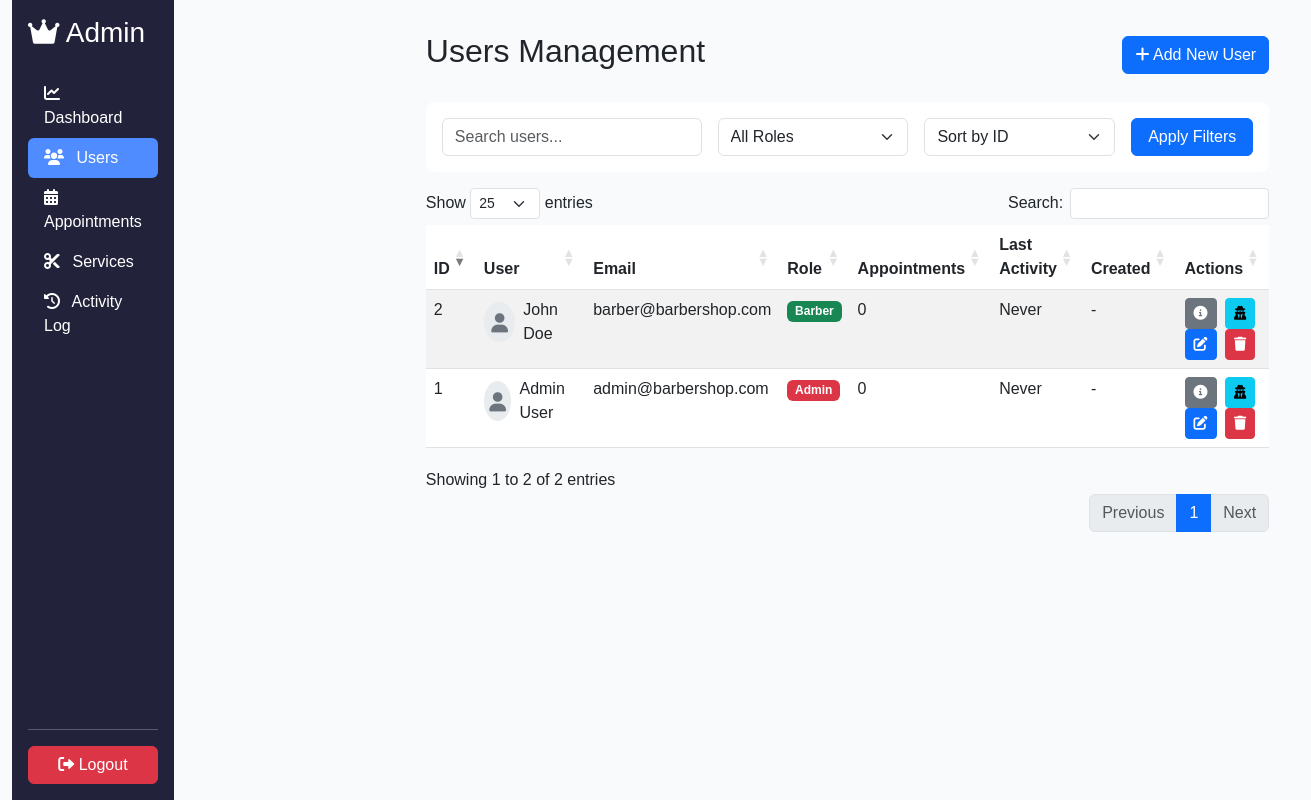
The page /admin/users.php (signed in) on the database its author committed.
### tables this page shows
CREATE TABLE users (
    id INT AUTO_INCREMENT PRIMARY KEY,
    first_name VARCHAR(50) NOT NULL,
    last_name VARCHAR(50) NOT NULL,
    email VARCHAR(100) NOT NULL UNIQUE,
    password VARCHAR(255) NOT NULL,
    role ENUM('admin', 'barber', 'customer') NOT NULL,
    phone VARCHAR(20),
    status ENUM('active', 'inactive', 'suspended') DEFAULT 'active',
    last_login DATETIME,
    created_at TIMESTAMP DEFAULT CURRENT_TIMESTAMP,
    updated_at TIMESTAMP DEFAULT CURRENT_TIMESTAMP ON UPDATE CURRENT_TIMESTAMP
);

### includes/db.php (called while the page is built, shortened)
<?php
class Database {
    private $conn;
    public function __construct() {
        try {
            $this->conn = new mysqli(DB_HOST, DB_USER, DB_PASS, DB_NAME);
            $this->conn->query("CREATE TABLE IF NOT EXISTS settings (id INT PRIMARY KEY AUTO_INCREMENT, name VARCHAR(64) UNIQUE, value VARCHAR(255))");
            $this->conn->query("INSERT IGNORE INTO settings (name, value) VALUES ('maintenance_mode', 'off')");
        } catch (Exception $e) {
            die("Database connection error: " . $e->getMessage());
        }
    }
    public function getConnection() {
        return $this->conn;
    }
}
?>

### admin/users.php (the view, shortened to what this page needs)
<?php
require_once __DIR__ . '/../includes/db.php';
$db = new Database();
$search = isset($_GET['search']) ? $_GET['search'] : '';
$sort_by = isset($_GET['sort']) ? $_GET['sort'] : 'id';
$sort_order = isset($_GET['order']) ? $_GET['order'] : 'ASC';
$query = "SELECT u.id, u.first_name, u.last_name, u.email, u.password, u.role, u.phone, u.created_at,
          COUNT(DISTINCT a.id) as total_appointments,
          MAX(a.appointment_date) as last_activity
          FROM users u
          LEFT JOIN appointments a ON u.id = a.user_id";
$query .= " GROUP BY u.id";
$allowed_sort_columns = ['id', 'first_name', 'last_name', 'email', 'role', 'created_at', 'total_appointments', 'last_activity'];
$sort_by = in_array($sort_by, $allowed_sort_columns) ? $sort_by : 'id';
$sort_order = strtoupper($sort_order) === 'DESC' ? 'DESC' : 'ASC';
$query .= " ORDER BY $sort_by $sort_order";
$stmt = $db->getConnection()->prepare($query);
$stmt->execute();
$stmt->store_result();
$stmt->bind_result($id, $first_name, $last_name, $email, $password, $role, $phone, $created_at, $total_appointments, $last_activity);
$users = [];
while ($stmt->fetch()) {
    $customer = [
        'id' => $id,
        'first_name' => $first_name,
        'last_name' => $last_name,
        'email' => $email,
        'role' => $role,
        'phone' => $phone,
        'total_appointments' => $total_appointments,
        'last_visit' => $last_activity
    ];
    $users[] = $customer;
}
?>
<!DOCTYPE html>
<html lang="en">
<head>
    <link href="https://cdn.jsdelivr.net/npm/bootstrap@5.3.0/dist/css/bootstrap.min.css" rel="stylesheet">
    <link href="https://cdnjs.cloudflare.com/ajax/libs/font-awesome/6.0.0/css/all.min.css" rel="stylesheet">
    <link href="https://cdn.datatables.net/1.11.5/css/dataTables.bootstrap5.min.css" rel="stylesheet">
</head>
<body>
    <div class="container-fluid">
        <div class="d-flex">
            <nav class="sidebar d-flex flex-column p-3" style="width:220px;">
                <h3 class="mb-4"><i class="fas fa-crown"></i> Admin</h3>
                <ul class="nav nav-pills flex-column mb-auto">
                    <li><a href="dashboard.php" class="nav-link"><i class="fas fa-chart-line"></i> Dashboard</a></li>
                    <li class="nav-item"><a href="users.php" class="nav-link active"><i class="fas fa-users"></i> Users</a></li>
                    <li><a href="appointments.php" class="nav-link"><i class="fas fa-calendar-alt"></i> Appointments</a></li>
                    <li><a href="services.php" class="nav-link"><i class="fas fa-scissors"></i> Services</a></li>
                    <li><a href="activity_log.php" class="nav-link"><i class="fas fa-history"></i> Activity Log</a></li>
                </ul>
                <hr>
                <a href="../logout.php" class="btn btn-danger w-100"><i class="fas fa-sign-out-alt"></i> Logout</a>
            </nav>
            <div class="main-content flex-grow-1">
                <div class="d-flex justify-content-between align-items-center mb-4">
                    <h2>Users Management</h2>
                    <button class="btn btn-primary" data-bs-toggle="modal" data-bs-target="#addUserModal">
                        <i class="fas fa-plus"></i> Add New User
                    </button>
                </div>
                <div class="filter-section">
                    <form method="GET" class="row g-3">
                        <div class="col-md-4">
                            <input type="text" class="form-control" name="search" placeholder="Search users..." value="<?php echo htmlspecialchars($search); ?>">
                        </div>
                        <div class="col-md-3">
                            <select class="form-select" name="role">
                                <option value="">All Roles</option>
                            </select>
                        </div>
                        <div class="col-md-3">
                            <select class="form-select" name="sort">
                                <option value="id" <?php echo $sort_by === 'id' ? 'selected' : ''; ?>>Sort by ID</option>
                            </select>
                        </div>
                        <div class="col-md-2">
                            <button type="submit" class="btn btn-primary w-100">Apply Filters</button>
                        </div>
                    </form>
                </div>
                <div class="table-responsive">
                    <table class="table table-striped" id="usersTable">
                        <thead>
                            <tr>
                                <th>ID</th>
                                <th>User</th>
                                <th>Email</th>
                                <th>Role</th>
                                <th>Appointments</th>
                                <th>Last Activity</th>
                                <th>Created</th>
                                <th>Actions</th>
                            </tr>
                        </thead>
                        <tbody>
                            <?php foreach ($users as $user): ?>
                                <tr>
                                    <td><?php echo $user['id']; ?></td>
                                    <td>
                                        <div class="d-flex align-items-center">
                                            <div class="user-avatar me-2">
                                                <i class="fas fa-user"></i>
                                            </div>
                                            <?php echo htmlspecialchars($user['first_name'] . ' ' . $user['last_name']); ?>
                                        </div>
                                    </td>
                                    <td><?php echo htmlspecialchars($user['email']); ?></td>
                                    <td>
                                        <span class="badge bg-<?php
                                            echo $user['role'] === 'admin' ? 'danger' :
                                                ($user['role'] === 'barber' ? 'success' : 'primary');
                                        ?>">
                                            <?php echo ucfirst($user['role']); ?>
                                        </span>
                                    </td>
                                    <td><?php echo $user['total_appointments']; ?></td>
                                    <td><?php echo $user['last_visit'] ? date('M j, Y', strtotime($user['last_visit'])) : 'Never'; ?></td>
                                    <td><?php echo isset($user['created_at']) && $user['created_at'] ? date('M j, Y', strtotime($user['created_at'])) : '-'; ?></td>
                                    <td class="action-buttons">
                                        <button class="btn btn-sm btn-secondary" onclick="showUserInfo(<?php echo htmlspecialchars(json_encode($user)); ?>)">
                                            <i class="fas fa-info-circle"></i>
                                        </button>
                                        <button class="btn btn-sm btn-info" onclick="impersonateUser(<?php echo $user['id']; ?>)">
                                            <i class="fas fa-user-secret"></i>
                                        </button>
                                        <button class="btn btn-sm btn-primary" onclick="editUser(<?php echo htmlspecialchars(json_encode($user)); ?>)">
                                            <i class="fas fa-edit"></i>
                                        </button>
                                        <button class="btn btn-sm btn-danger" onclick="deleteUser(<?php echo $user['id']; ?>)">
                                            <i class="fas fa-trash"></i>
                                        </button>
                                    </td>
                                </tr>
                            <?php endforeach; ?>
                        </tbody>
                    </table>
                </div>
            </div>
        </div>
    </div>
</body>
</html>

### admin/users.php (style rules this page uses)
body { background: #f8fafc; font-family: 'Poppins', sans-serif; }
.sidebar { min-height: 100vh; background: #22223b; color: #fff; }
.sidebar .nav-link { color: #fff; }
.sidebar .nav-link.active, .sidebar .nav-link:hover { background: #4f8cff; color: #fff; }
.sidebar .nav-link i { margin-right: 8px; }
.main-content { margin-left: 220px; padding: 2rem; }
.filter-section { background: #fff; padding: 1rem; border-radius: 8px; margin-bottom: 1rem; }
.action-buttons .btn { margin-right: 0.25rem; }
.user-avatar { width: 40px; height: 40px; border-radius: 50%; background: #e9ecef; display: flex; align-items: center; justify-content: center; }
.user-avatar i { font-size: 1.2rem; color: #6c757d; }

### rows shown on the page
users: id "1", first_name+last_name "Admin User", email "admin@barbershop.com", role "Admin", total_appointments "0"
users: id "2", first_name+last_name "John Doe", email "barber@barbershop.com", role "Barber", total_appointments "0"
